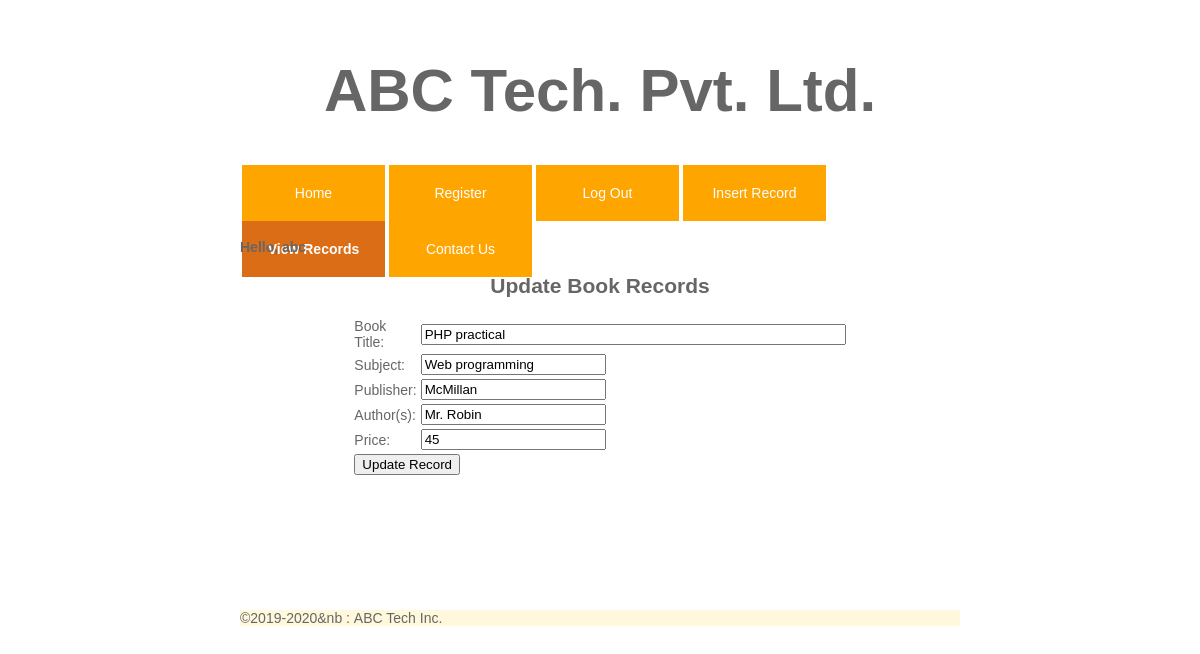
/update_book.php?id=12 (signed in), run on the app's committed database.
### tables this page shows
CREATE TABLE `tblbooks` (
  `id` int(11) NOT NULL,
  `title` varchar(150) NOT NULL,
  `subject` varchar(100) NOT NULL,
  `publisher` varchar(150) NOT NULL,
  `authors` varchar(150) NOT NULL,
  `price` double NOT NULL
);

### update_book.php (the view, shortened to what this page needs)
<!DOCTYPE html>
<html>
    <head>
        <link rel="stylesheet" href="_css/main_style.css">
    </head>
    <body>
          <?php
            require_once 'header.php';
        ?>
        <div class="wrapper">
            <div class="home-main-wrapper">
                <?php
                if (!isset($_SESSION['user_name'])) {
                    echo "<h1>Access denied</h1>";
                    echo "<h2>Please, Log in to enable this page</h2>";
                }
                else {
                    echo "<h4>Hello, ". $_SESSION['user_name']. "</h4>";
                    echo "<h2>Update Book Records </h2>";
                    require_once 'config.php';
                    $id = $_REQUEST['id'];
                    $query = "select * from tblbooks where id=$id";
                    $result = mysqli_query($conn, $query);
                    if($result == 1){
                        $row = mysqli_fetch_assoc($result);
                        echo "<form id='update_book' name='update_book' action ='update_book1.php?id=". $id  ."' method ='post'>";
                        echo "<table style = 'margin:0 auto; width:50%;'>";
                        echo "<tr>";
                        echo "<td>Book Title:</td>";
                        echo "<td>";
                        echo "<input type = 'text' id='book_title' name = 'book_title' size = '50' value='". $row['title']. " ' autofocus>";
                        echo "</td>";
                        echo "</tr>";
                        echo "<tr>";
                        echo "<td>Subject:</td>";
                        echo "<td><input type = 'text' id='subject' name = 'subject' value='". $row['subject']. "'></td>";
                        echo "</tr>";
                        echo "<tr>";
                        echo "<td>Publisher:</td>";
                        echo "<td><input type = 'text' id='publisher' name = 'publisher' value='". $row['publisher']. "'></td>";
                        echo "</tr>";
                        echo "<tr>";
                        echo "<td>Author(s):</td>";
                        echo "<td><input type = 'text' id='authors' name = 'authors' value='". $row['authors']. "'></td>";
                        echo "</tr>";
                        echo "<tr>";
                        echo "<td>Price:</td>";
                        echo "<td>";
                        echo "<input type = 'text' id='price' name = 'price' value='". $row['price']. "'>";
                        echo "</td>";
                        echo "</tr>";
                        echo "<tr><td colspan = '2'><input type = 'submit' value = 'Update Record'></td></tr>";
                        echo" <tr>";
                        echo "<td colspan = '2' style = 'text-align:center;'>";
                        echo "<br>";
                        echo "</td>";
                        echo "</tr>";
                        echo "</table>";
                        echo "</form>";
                    }
                    else
                    {
                        echo "<h2>Something went wrong! Could not open update record page!</h2>";
                        echo '<h3>Please, contact the Admin.</h3>';
                    }
                }
                ?>
            </div>
            <br><br><br><br><br><br><br>
        </div>
      <?php
        require_once 'footer.php';
        ?>
    </body>
</html>

### _css/main_style.css (style rules this page uses)
body { margin: 0px; padding: 0px; font-family:Arial, Helvetica, Verdana, sans-serif; font-size:14px; color: #666666; background:#FFFFFF; }
h1, h2, h3 { text-align: center; }
.wrapper { margin:0 20%; padding-top: 0; padding-bottom: 0; }

### data on the page
tblbooks: book_title "PHP practical", subject "Web programming", publisher "McMillan", authors "Mr. Robin", price "45"

### other printed values
$_SESSION['user_name'] "abc"
